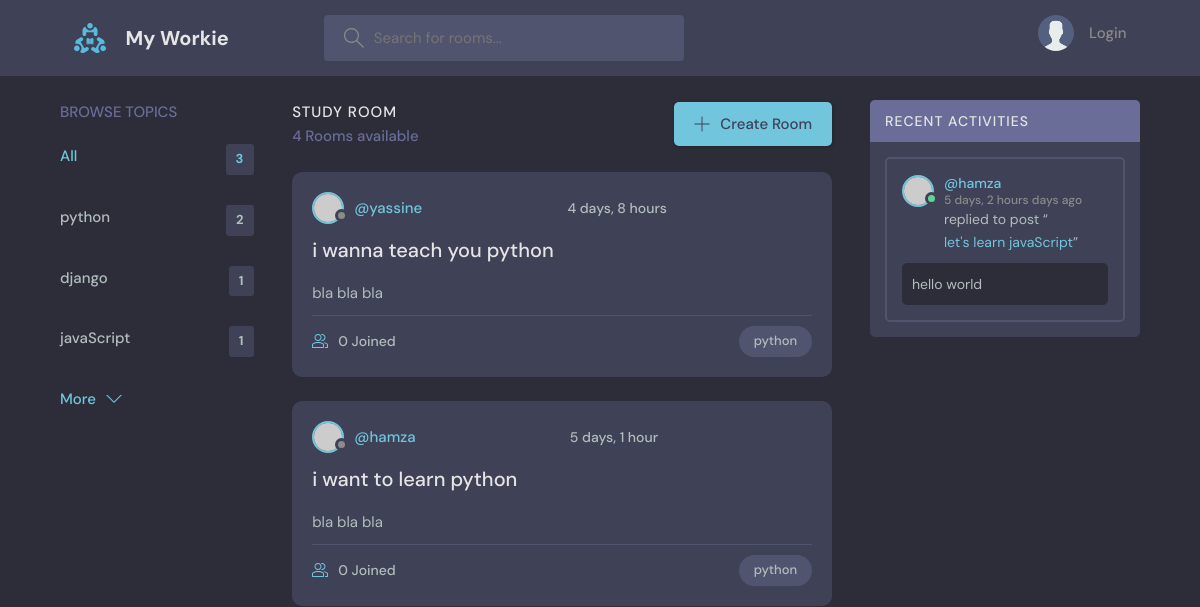
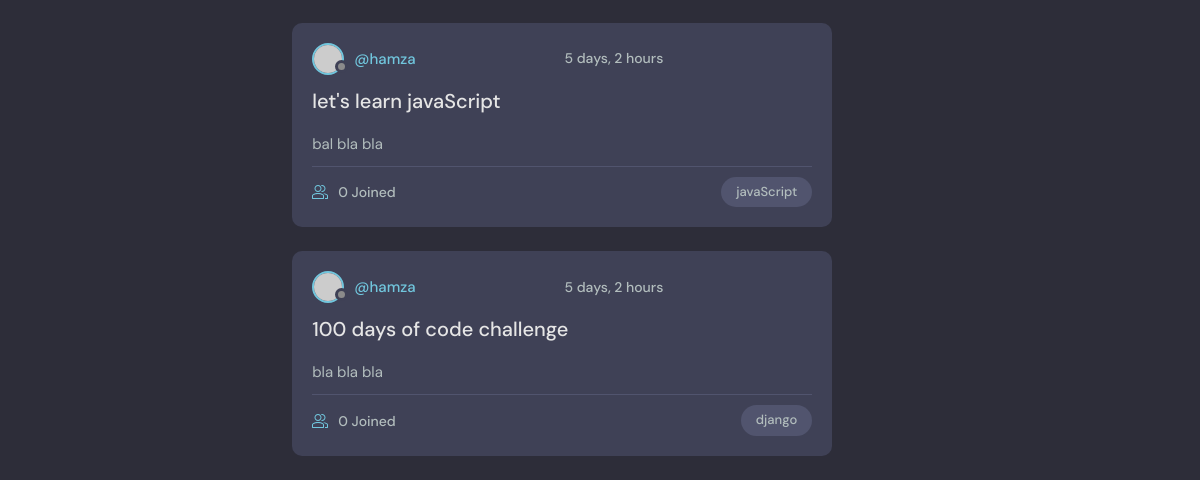
/, run on an earlier commit of the app's database (2 pictures, top to bottom).
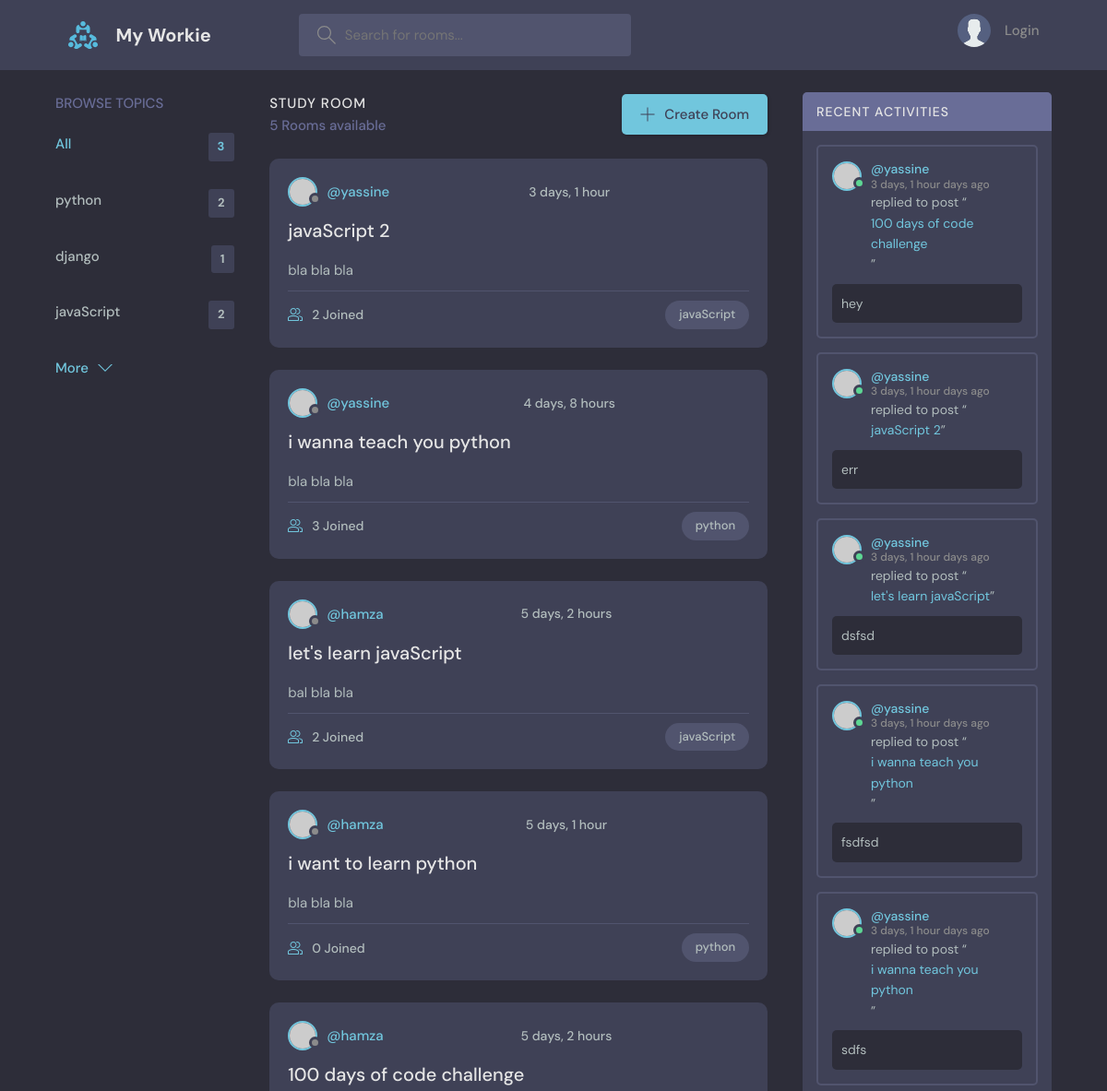
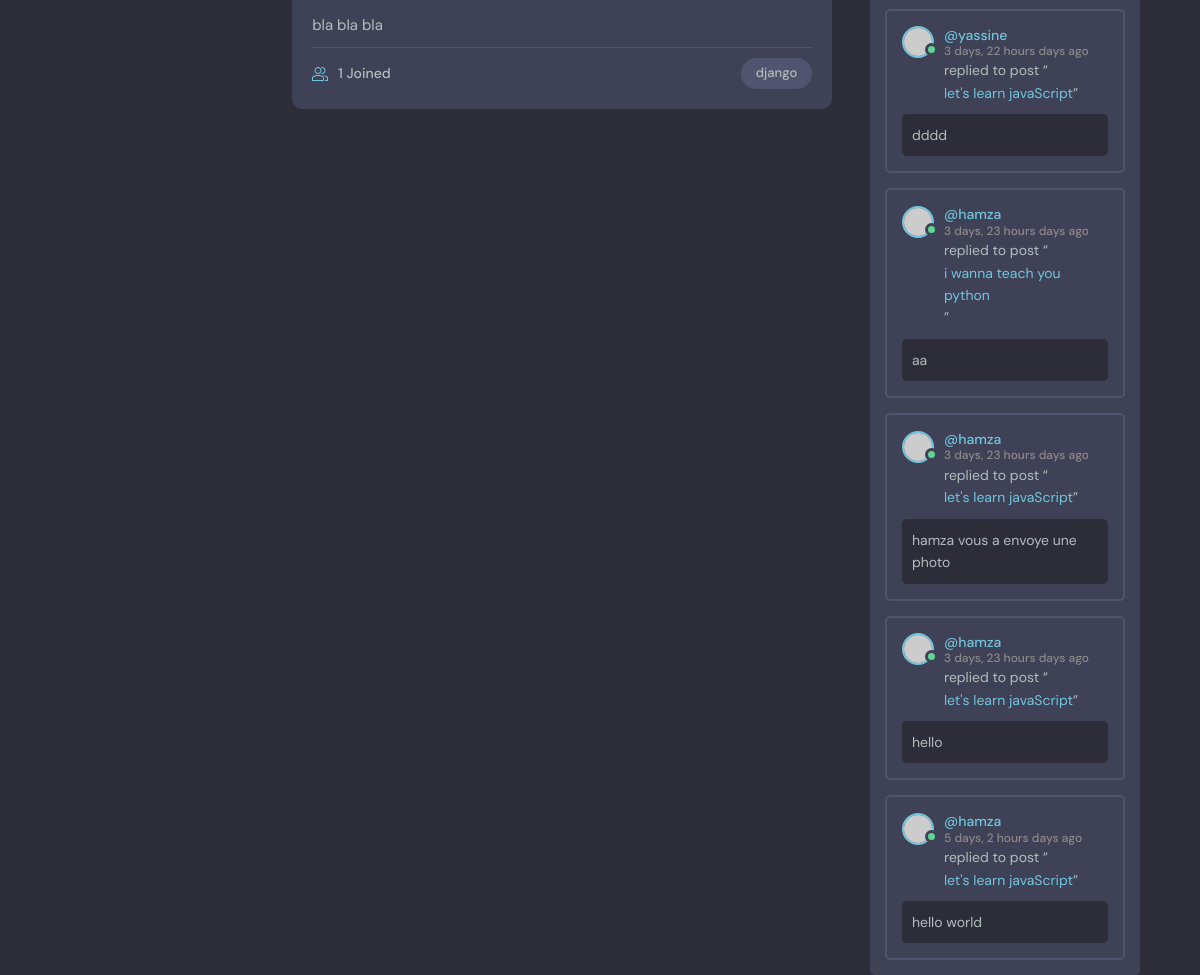
And on a later commit of the database (2 pictures, top to bottom).
### base/models.py (models this page shows, shortened)
class Topic(models.Model):
    name = models.CharField(max_length=200)

class Room(models.Model):
    host = models.ForeignKey(User, on_delete=models.SET_NULL, null=True)
    topic = models.ForeignKey(Topic, on_delete=models.SET_NULL, null=True)
    name = models.CharField(max_length=200)
    description = models.TextField(null=True, blank=True)
    participants = models.ManyToManyField(User,related_name='participants', blank=True)
    updated = models.DateTimeField(auto_now=True)
    created = models.DateTimeField(auto_now_add=True)
    class Meta:
        ordering = ['-updated','-created']
    def __str__(self):
        return self.name

class Message(models.Model):
    user = models.ForeignKey(User, on_delete=models.CASCADE)
    room = models.ForeignKey(Room, on_delete=models.CASCADE)
    body = models.TextField(null=True, blank=True)
    updated = models.DateTimeField(auto_now=True)
    created = models.DateTimeField(auto_now_add=True)
    class Meta:
        ordering = ['-updated','-created']

### base/views.py (the view)
# urls.py: path('', views.home, name='home'),
def home(request):
    q=request.GET.get('q') if request.GET.get('q')!=None else ''
    rooms = Room.objects.filter(Q(topic__name__contains= q) |
                                Q(name__contains= q)  |
                                Q(description__contains= q))
    topics = Topic.objects.all()[0:5]
    room_count = Room.objects.count()
    room_messages = Message.objects.all().filter(Q(room__topic__name__icontains= q) )
    context = {'rooms': rooms, 'topics': topics, 'room_count': room_count,'room_messages' : room_messages}
    return render(request, 'base/home.html',context)

### base/templates/base/Home.html (shortened to what this page needs)
{% extends 'main.html' %}
{% block content %}
<main class="layout layout--3">
      <div class="container">
        {% include 'base/topics_component.html' %}
        <div class="roomList">
          <div class="roomList__header">
            <div>
              <h2>Study Room</h2>
              <p>{{room_count}} Rooms available</p>
            </div>
            <a class="btn btn--main" href="{% url 'create-room' %}">
              <svg version="1.1" xmlns="http://www.w3.org/2000/svg" width="32" height="32" viewBox="0 0 32 32">
                <title>add</title>
                <path
                  d="M16.943 0.943h-1.885v14.115h-14.115v1.885h14.115v14.115h1.885v-14.115h14.115v-1.885h-14.115v-14.115z"
                ></path>
              </svg>
              Create Room
            </a>
          </div>
          {% include 'base/feed_component.html' %}
        </div>
        {% include 'base/activity_component.html' %}
      </div>
</main>
{% endblock content %}

### base/templates/base/topics_component.html
<div class="topics">
          <div class="topics__header">
            <h2>Browse Topics</h2>
          </div>
          <ul class="topics__list">
            <li>
              <a href="{% url 'home' %}" class="active">All <span>{{topics.count}}</span></a>
            </li>
            {% for topic in topics %}
            <li>
              <a href="{% url 'home' %}?q={{topic.name}}">{{topic.name}} <span>{{topic.room_set.all.count}}</span></a>
            </li>
            {% endfor %}
          </ul>
          <a class="btn btn--link" href="{% url 'topics' %}">
            More
            <svg version="1.1" xmlns="http://www.w3.org/2000/svg" width="32" height="32" viewBox="0 0 32 32">
              <title>chevron-down</title>
              <path d="M16 21l-13-13h-3l16 16 16-16h-3l-13 13z"></path>
            </svg>
          </a>
</div>

### base/templates/base/feed_component.html (shortened to what this page needs)
{% for room in rooms %}
<div class="roomListRoom">
            <div class="roomListRoom__header">
              <a href="{% url 'user-profile' room.host.id %}" class="roomListRoom__author">
                <div class="avatar avatar--small">
                  <img src="https://randomuser.me/api/portraits/women/11.jpg" />
                </div>
                <span>@{{room.host.username}}</span>
              </a>
              <div class="roomListRoom__actions">
                <span>{{room.created | timesince}}</span>
              </div>
            </div>
            <div class="roomListRoom__content">
              <a href="{% url 'room' room.id %}">{{room.name}}</a>
              <p>
                {{room.description}}
              </p>
            </div>
            <div class="roomListRoom__meta">
              <a href="{% url 'room' room.id %}" class="roomListRoom__joined">
                {{room.participants.all.count}} Joined
              </a>
              <p class="roomListRoom__topic">{{room.topic.name}}</p>
            </div>
          </div>
{% endfor %}

### base/templates/base/activity_component.html (shortened to what this page needs)
<div class="activities">
          <div class="activities__header">
            <h2>Recent Activities</h2>
          </div>
          {% for message in room_messages %}
          <div class="activities__box">
            <div class="activities__boxHeader roomListRoom__header">
              <a href="{% url 'user-profile' message.user.id %}" class="roomListRoom__author">
                <div class="avatar avatar--small active">
                  <img src="https://randomuser.me/api/portraits/men/13.jpg" />
                </div>
                <p>
                  @{{message.user}}
                  <span>{{message.created|timesince}} days ago</span>
                </p>
              </a>
            </div>
            <div class="activities__boxContent">
              <p>replied to post “<a href="{% url 'room' message.room.id%}">{{message.room}}</a>”</p>
              <div class="activities__boxRoomContent">
                {{message.body}}
              </div>
            </div>
          </div>
          {% endfor %}
        </div>

What changed in the data, as far as the page shows it:
computed for Topic "javaScript": room_set.all.count "1" → "2"
added Room: host.username "yassine", created "3 days, 1 hour", name "javaScript 2", description "bla bla bla", participants.all.count "2", topic.name "javaScript"
changed Room "i wanna teach you python": participants.all.count "0" → "3"
changed Room "let's learn javaScript": participants.all.count "0" → "2"; moves up the list
computed for Room "100 days of code challenge": participants.all.count "0" → "1"
added Message: user "yassine", created "3 days, 1 hour", room "100 days of code challenge", body "hey"
added Message: user "yassine", created "3 days, 1 hour", room "javaScript 2", body "err"
added Message: user "yassine", created "3 days, 1 hour", room "let's learn javaScript", body "dsfsd"
added Message: user "yassine", created "3 days, 1 hour", room "i wanna teach you python", body "fsdfsd"
added Message: user "yassine", created "3 days, 1 hour", room "i wanna teach you python", body "sdfs"
added Message: user "yassine", created "3 days, 22 hours", room "let's learn javaScript", body "dddd"
added Message: user "hamza", created "3 days, 23 hours", room "i wanna teach you python", body "aa"
added Message: user "hamza", created "3 days, 23 hours", room "let's learn javaScript", body "hamza vous a envoye une photo"
added Message: user "hamza", created "3 days, 23 hours", room "let's learn javaScript", body "hello"
Also different on the page:
{{ room_count }}: "4" → "5"
